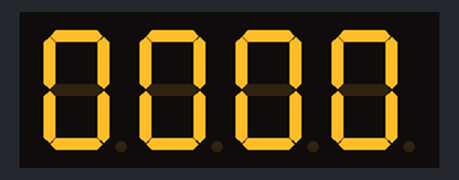
Recording of a sketch running on a simulated Arduino Uno, built with avr-gcc and run on an emulated ATmega328P. On the bench: 4-digit seven-segment display.

Above: at 0.15 s.
At 4.99 s:
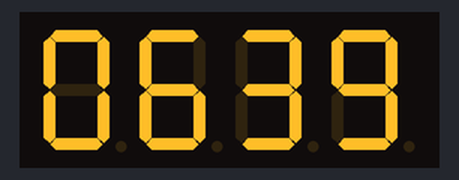
At 9.84 s:
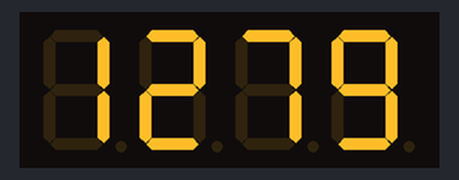
At 19.84 s:
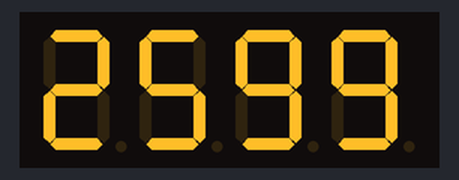
At 29.84 s:
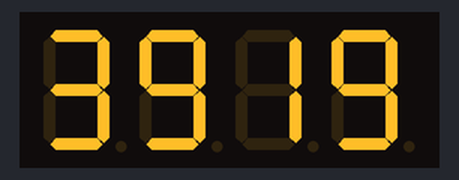
At 39.84 s:
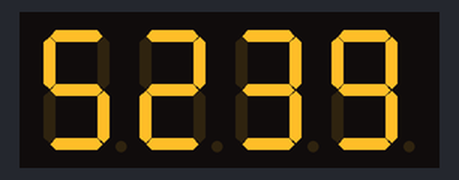

The sketch:

Contador-4-digitos.ino
```cpp
#include "SevSeg.h"
SevSeg sevseg; //Instantiate a seven segment controller object
int num=0;

void setup() {
  byte numDigits = 4;
  byte digitPins[] = {11, 9, 10, 8};
  byte segmentPins[] = {0, 1, 2, 3, 4, 5, 6, 7};
  bool resistorsOnSegments = false; // 'false' means resistors are on digit pins
  byte hardwareConfig = COMMON_CATHODE; // See README.md for options
  bool updateWithDelays = true; // Default. Recommended
  bool leadingZeros = true; // Use 'true' if you'd like to keep the leading zeros

  sevseg.begin(hardwareConfig, numDigits, digitPins, segmentPins, resistorsOnSegments, updateWithDelays, leadingZeros);
  sevseg.setBrightness(90);
}

void loop() {
  if(num>10000){
    num=0;
    }
  sevseg.setNumber(num);
  sevseg.refreshDisplay();

  num++;
  delay(0);
}

/// END ///
```
